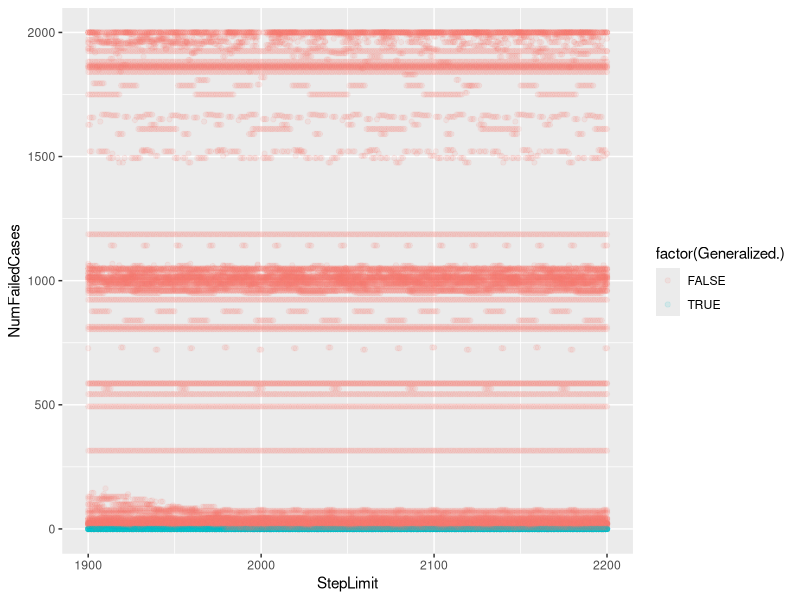
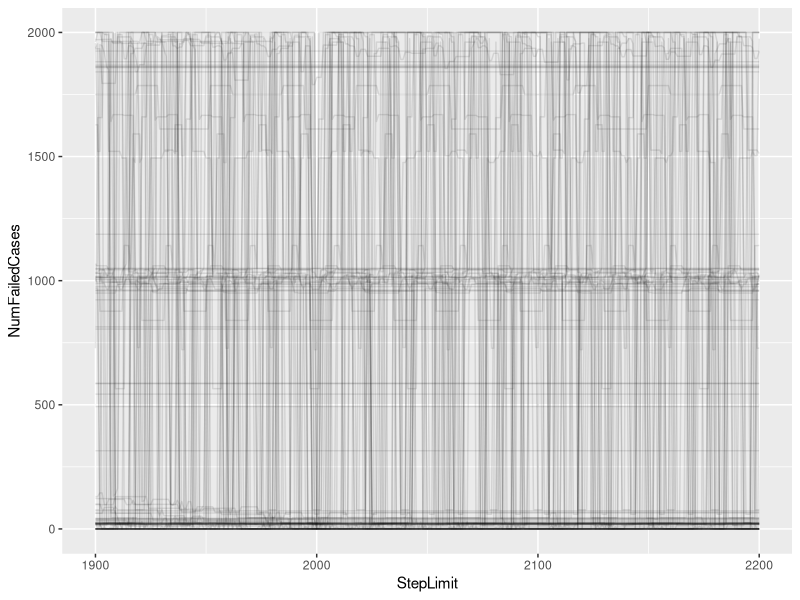
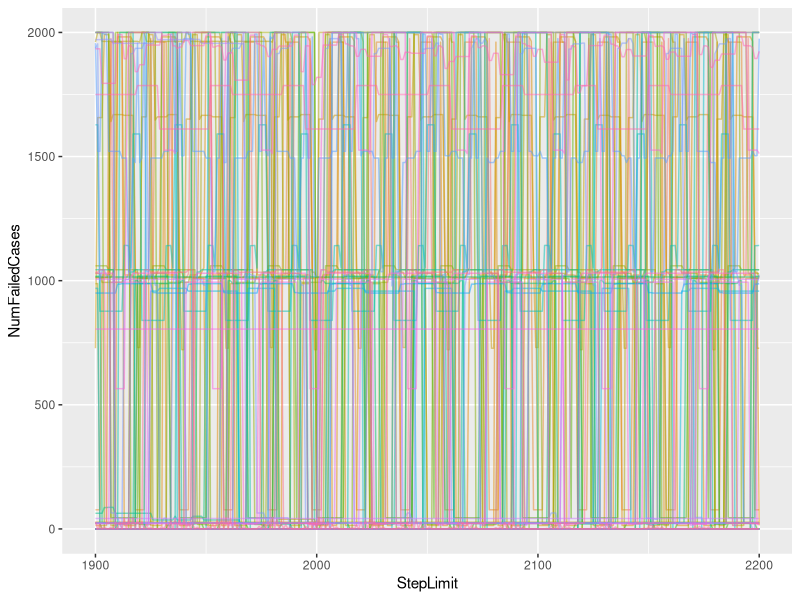
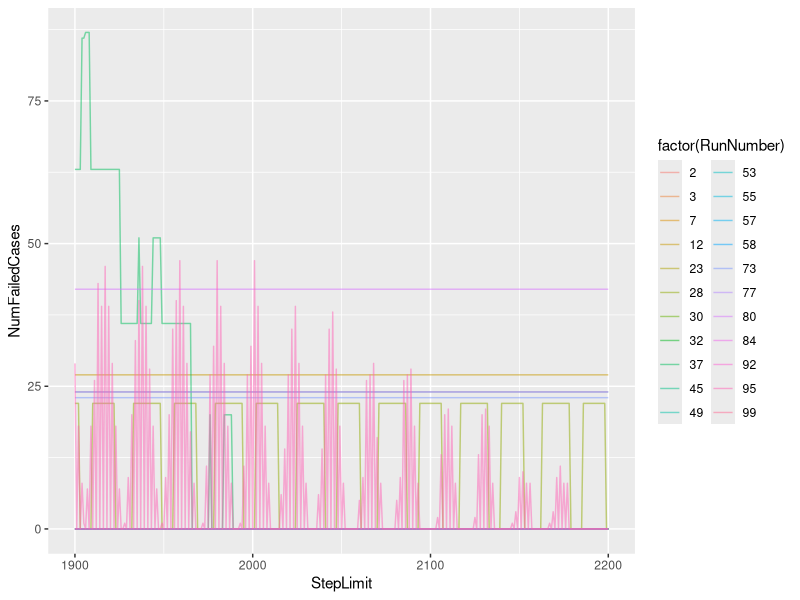

The R source for these figures, in order: (Note: this script raises an error after producing the figures.)
## ---- chunk 1
knitr::opts_chunk$set(echo = TRUE)

library('ggplot2')
library('dplyr')
library('ggpubr')
library('gridExtra')
## ---- chunk 2
researchData = read.table("MiddleCharData.txt", header=T, sep="\t")

researchData$NumFailedCases <- as.numeric(researchData$NumFailedCases)
researchData$TotalError <- as.numeric(researchData$TotalError)
researchData$StepLimit <- as.numeric(researchData$StepLimit)
researchData$FailedByStepLimit <- as.numeric(researchData$FailedByStepLimit)
researchData$RunNumber <- as.numeric(researchData$RunNumber)
researchData$Succeeded. <- as.logical(researchData$Succeeded.)
researchData$Generalized. <- as.logical(researchData$Generalized.)

#plot(x=researchData$StepLimit, y=log(researchData$TotalError)) + geom_point(alpha=0.1)

ggplot(researchData, aes(x=StepLimit, y=NumFailedCases, color=factor(Generalized.))) + geom_point(alpha=0.1)

ggplot(researchData, aes(x=StepLimit, y=NumFailedCases, group=factor(RunNumber))) + geom_line(alpha=0.1)
## ---- chunk 3
researchData$AllFailuresOutOfSteps = (researchData$NumFailedCases == researchData$FailedByStepLimit)

equalFailures = subset(researchData, researchData$AllFailuresOutOfSteps)

nrow(equalFailures)

ggplot(equalFailures, aes(x=StepLimit, y=NumFailedCases, group=factor(RunNumber), color=factor(RunNumber))) + geom_line(alpha=0.5, show.legend=FALSE)
## ---- chunk 4
fewFailedCases <- equalFailures %>%
  group_by(RunNumber) %>%
  filter(max(NumFailedCases) < 250)

succeededAt2000 <- researchData %>%
  group_by(RunNumber) %>%
  filter(StepLimit == 2000 & Succeeded. == TRUE)

generalizedAt2000 <- subset(researchData, (researchData$StepLimit == 2000 & researchData$TotalError == 0))$RunNumber

ggplot(fewFailedCases, aes(x=StepLimit, y=NumFailedCases, group=factor(RunNumber), color=factor(RunNumber))) + geom_line(alpha=0.5, show.legend=TRUE)
## ---- chunk 5
fourFiveand92 <- equalFailures %>%
  group_by(RunNumber) %>%
  filter(RunNumber == 95 || RunNumber == 37 || RunNumber == 28)

ggplot(fourFiveand92, aes(x=StepLimit, y=NumFailedCases, group=factor(RunNumber), color=factor(RunNumber))) + geom_line(alpha=0.5, show.legend=FALSE)
## ---- chunk 6
middleFailedCases <- equalFailures %>%
  group_by(RunNumber) %>%
  filter(max(NumFailedCases) >= 750 && max(NumFailedCases) < 1250)

ggplot(middleFailedCases, aes(x=StepLimit, y=NumFailedCases, group=factor(RunNumber), color=factor(RunNumber))) + geom_line(alpha=0.5, show.legend=FALSE)
## ---- chunk 7
higherFailedCases <- equalFailures %>%
  group_by(RunNumber) %>%
  filter(max(NumFailedCases) >= 1250 && max(NumFailedCases) < 1970)

ggplot(higherFailedCases, aes(x=StepLimit, y=NumFailedCases, group=factor(RunNumber), color=factor(RunNumber))) + geom_line(alpha=0.5, show.legend=FALSE)
## ---- chunk 8
highestFailedCases <- equalFailures %>%
  group_by(RunNumber) %>%
  filter(max(NumFailedCases) >= 1970 && max(NumFailedCases) < 2001)

ggplot(highestFailedCases, aes(x=StepLimit, y=NumFailedCases, group=factor(RunNumber), color=factor(RunNumber))) + geom_line(alpha=0.5, show.legend=FALSE)
## ---- chunk 9
reachesZeroFailedCases <- equalFailures %>%
  group_by(RunNumber) %>%
  filter(min(NumFailedCases) == 0)

midCharSucceedSomePoint <- equalFailures %>%
  group_by(RunNumber) %>%
  filter(min(equalFailures$NumFailedCases) == 0)

generalizedNotAt2000 <- subset(reachesZeroFailedCases, (reachesZeroFailedCases$StepLimit == 2000 & reachesZeroFailedCases$TotalError > 0))$RunNumber

#MidGeneralizedSomewhereNot2000 <- subset(MiddleCharData, MiddleCharData$TotalError == 0 & RunNumber Negate(%in%) generalizedAt2000)$RunNumber

GenSomewhereElse <- researchData %>%
  filter(RunNumber %in% generalizedNotAt2000)

ggplot(GenSomewhereElse, aes(x=StepLimit, y=NumFailedCases, group=factor(RunNumber), color=factor(RunNumber))) + geom_line(alpha=0.5, show.legend=FALSE)

ggplot(reachesZeroFailedCases, aes(x=StepLimit, y=NumFailedCases, group=factor(RunNumber), color=factor(RunNumber))) + geom_line(alpha=0.5, show.legend=FALSE)
## ---- chunk 10
run70 <- subset(equalFailures, equalFailures$RunNumber == 70)

ggplot(run70, aes(x=StepLimit, y=NumFailedCases, group=factor(RunNumber), color=factor(RunNumber))) + geom_line(alpha=0.5, show.legend=FALSE)

ggplot(run70, aes(x=StepLimit, y=NumFailedCases, group=factor(RunNumber), color=factor(RunNumber))) + geom_line(alpha=0.5, show.legend=FALSE) + coord_cartesian(xlim = c(1950,2020), ylim = c(0,50))
  
  #xlim(1950,2020) + ylim(0,50)
## ---- chunk 11
runsRunningOutAt2200 <- subset(researchData, (researchData$StepLimit == 2200) & (researchData$AllFailuresOutOfSteps) & researchData$TotalError > 0 & as.numeric(researchData$NumFailedCases) < 100)$RunNumber

runningOutAt2200 <- researchData %>%
  filter(RunNumber %in% runsRunningOutAt2200)

ggplot(runningOutAt2200, aes(x=StepLimit, y=NumFailedCases, group=factor(RunNumber), color=factor(RunNumber))) + geom_line(alpha=0.5, show.legend=FALSE)
## ---- chunk 12
dataset$AllFailuresOutOfSteps = (dataset$FailedCases == dataset$FailedByStepLimit)

runsRunningOutAt350 <- subset(dataset, dataset$StepLimit == 350 & dataset$AllFailuresOutOfSteps & dataset$TotalError > 0 & dataset$FailedCases < 100)$RunNumber

runningOutAt350 <- dataset %>%
  filter(RunNumber %in% runsRunningOutAt350)

ggplot(runningOutAt350, aes(x=StepLimit, y=FailedCases, group=factor(RunNumber), color=factor(RunNumber))) + geom_line(alpha=0.5, show.legend=FALSE)
## ---- chunk 13
equalFailuresLastIndex = subset(dataset, dataset$AllFailuresOutOfSteps)

lastIndexOutOfSteps <- equalFailuresLastIndex %>%
  group_by(RunNumber) %>%
  filter(min(dataset$FailedCases) == 0)

failedRuns <- dataset %>%
  group_by(RunNumber) %>%
  filter(min(dataset$FailedCases) == 0)


#generalizedAtSomePoint <- subset(lastIndexOutOfSteps, lastIndexOutOfSteps$TotalError == 0)

generalizedNotAt200 <- subset(lastIndexOutOfSteps, (lastIndexOutOfSteps$StepLimit == 200 & lastIndexOutOfSteps$TotalError > 0))$RunNumber

generalizedAt200 <- subset(lastIndexOutOfSteps, (lastIndexOutOfSteps$StepLimit == 200 & lastIndexOutOfSteps$TotalError == 0))$RunNumber

didntGenAt200 <- dataset %>%
  filter(RunNumber %in% generalizedNotAt200)

generalizedSomewhereNot200 <- subset(didntGenAt200, didntGenAt200$TotalError == 0)$RunNumber

didntGenAt200 <- didntGenAt200 %>%
  filter(RunNumber %in% generalizedSomewhereNot200)

#Would most likely have to clean this up. Maybe limit the amount of runs per graph and have multiple?
ggplot(didntGenAt200, aes(x=StepLimit, y=FailedCases, group=factor(RunNumber), color=factor(RunNumber))) + geom_line(alpha=0.5, show.legend=FALSE)

## ---- chunk 14
ggplot(didntGenAt200, aes(x=StepLimit, y=FailedCases, group=factor(RunNumber), color=factor(RunNumber))) + geom_line(alpha=0.5, show.legend=FALSE) + xlim(190, 210) + ylim(0, 20)
## ---- chunk 15
someRunNumbersFailingLessThan20 <- head(unique(subset(didntGenAt200, (didntGenAt200$FailedCases < 20) & (didntGenAt200$StepLimit == 200))$RunNumber), 10)

someRunsFailingLessThan20 <- subset(didntGenAt200, didntGenAt200$RunNumber %in% someRunNumbersFailingLessThan20)

ggplot(someRunsFailingLessThan20, aes(x=StepLimit, y=FailedCases, group=factor(RunNumber), color=factor(RunNumber))) + geom_line(alpha=0.5, show.legend=FALSE) + xlim(190, 210) + ylim(0, 20)
## ---- chunk 16
`500popMC`$AllFailuresOutOfSteps = (`500popMC`$NumFailedCases == `500popMC`$FailedByStepLimit)

equalFailures200Mid = subset(`500popMC`, `500popMC`$AllFailuresOutOfSteps)

Mid200OutOfSteps <- equalFailures200Mid %>%
  group_by(RunNumber) %>%
  filter(min(`500popMC`$NumFailedCases) == 0)

MidGeneralizedNotAt200 <- subset(Mid200OutOfSteps, (Mid200OutOfSteps$StepLimit == 200 & Mid200OutOfSteps$TotalError > 0))$RunNumber

MidGeneralizedAt200 <- subset(Mid200OutOfSteps, (Mid200OutOfSteps$StepLimit == 200 & Mid200OutOfSteps$TotalError == 0))$RunNumber

MidGenAt200 <- `500popMC` %>%
  filter(RunNumber %in% MidGeneralizedAt200)

MidDidntGenAt200 <- `500popMC` %>%
  filter(RunNumber %in% MidGeneralizedNotAt200)

MidGeneralizedSomewhereNot200 <- subset(MidDidntGenAt200, MidDidntGenAt200$TotalError == 0)$RunNumber

GenSomewhere <- `500popMC` %>%
  filter(RunNumber %in% MidGeneralizedSomewhereNot200)

ggplot(`500popMC`, aes(x=StepLimit, y=NumFailedCases, group=factor(RunNumber), color=factor(RunNumber))) + geom_line(alpha=0.5, show.legend=FALSE)

ggplot(MidDidntGenAt200, aes(x=StepLimit, y=NumFailedCases, group=factor(RunNumber), color=factor(RunNumber))) + geom_line(alpha=0.5, show.legend=FALSE)

ggplot(MidGenAt200, aes(x=StepLimit, y=NumFailedCases, group=factor(RunNumber), color=factor(RunNumber))) + geom_line(alpha=0.5, show.legend=FALSE)

ggplot(GenSomewhere,aes(x=StepLimit, y=NumFailedCases, group=factor(RunNumber), color=factor(RunNumber))) + geom_line(alpha=0.5, show.legend=FALSE)
## ---- chunk 17

#This function combines all of the helper functions below. It takes the dataset, the step limit the problem was originally run on, and a string, which is the .png file you would like to export the graphs to (for example, "example.png").
GenerateGraphs <- function(givenData, originalStepLimit, saveToFile, groupPlots=TRUE) {
  
  givenData <- WrangleData(givenData)
  
  #Store the graphs into variables
  graph1 <- GraphOriginalGeneralizations(givenData, originalStepLimit)
  graph2 <- GraphOtherGeneralizations(givenData, originalStepLimit)
  graph3 <- GraphRunningOutOfSteps(givenData)
  
  #Put every graph into a list
  graphList <- list(graph1, graph2, graph3)
  
  #Print all graphs on one file if true, in separate files otherwise.
  if(groupPlots){
    allGraphs <- ggarrange(plotlist=graphList, ncol = 1, nrow = 3)
  
    ggexport(allGraphs, filename=saveToFile)
  } else {
    for(i in 1:length(graphList)){
      
      fileName <- paste(i, saveToFile, sep="_")
      ggexport(graphList[i], filename=fileName)
    }
  }
  
  
}




#This function takes a dataset with specific column names (RunNumber, Succeeded., Generalized., StepLimit, TotalError, NumFailedCases, and FailedByStepLimit) and wrangles them into the appropriate data type if needed. Adds a new column AllFailuresOutOfSteps
WrangleData <- function(givenData) {
  
  #Wrangle all of the data into their proper types in case they were imported in a weird format.
  givenData$RunNumber <- suppressWarnings(as.numeric(givenData$RunNumber)) 
  givenData$Succeeded. <- suppressWarnings(as.logical(givenData$Succeeded.))
  givenData$Generalized. <- suppressWarnings(as.logical(givenData$Generalized.))
  givenData$StepLimit <- suppressWarnings(as.numeric(givenData$StepLimit))
  givenData$TotalError <- suppressWarnings(as.numeric(givenData$TotalError))
  givenData$NumFailedCases <- suppressWarnings(as.numeric(givenData$NumFailedCases))
  givenData$FailedByStepLimit <- suppressWarnings(as.numeric(givenData$FailedByStepLimit))
  
  #Add a new column, a boolean that says whether all of the failed cases came from running out of steps.
  givenData$AllFailuresOutOfSteps = (givenData$NumFailedCases == givenData$FailedByStepLimit)

  #Return the wrangled dataset
  return(givenData)
}




#This function takes a dataset and a step limit and returns a graph of every run that generalized at the given step limit.
GraphOriginalGeneralizations <- function(givenData, originalStep) {

  #Filter the runs to only the ones that generalized that the given step limit. Get a vector of only the run numbers.
  runsThatGeneralized <- subset(givenData, (givenData$StepLimit == originalStep & givenData$TotalError == 0))$RunNumber
  
  #Filter from the original dataset to only grab the ones that generalized at the given step limit
  fullGenData <- givenData %>%
  filter(RunNumber %in% runsThatGeneralized)
  
  #Create the graph, organized and colored by run number
  graph <- ggplot(fullGenData, aes(x=StepLimit, y=NumFailedCases, group=factor(RunNumber), color=factor(RunNumber))) + geom_line(alpha=0.5, show.legend=FALSE) + ggtitle(paste("Runs that generalized at step-limit", originalStep, sep=" "))
  
  #Return the graph
  return(graph)
}




#This function takes the dataset and the step limit the problem was originally run on and returns a graph of every run that generalizes not at the given step limit.
GraphOtherGeneralizations <- function(givenData, originalStep) {
  
  #Grab all of the runs that generalized at some point
  allGeneralizations <- givenData %>%
  group_by(RunNumber) %>%
  filter(min(NumFailedCases) == 0)
  
  #Filter the runs to only the ones that generalized anywhere thats not the original step limit given and grab the run number
  generalizedElsewhere <- subset(allGeneralizations, (StepLimit == originalStep & TotalError > 0))$RunNumber
  
  #Filter from the original dataset to only grab the ones that generalized somewhere other than the given step limit
  fullRuns <- givenData %>%
  filter(RunNumber %in% generalizedElsewhere)
  
  #Graph the runs, colored by their group number.
  graph <- ggplot(fullRuns, aes(x=StepLimit, y=NumFailedCases, group=factor(RunNumber), color=factor(RunNumber))) + geom_line(alpha=0.5, show.legend=FALSE)  + ggtitle(paste("Runs that generalized somewhere not step-limit", originalStep, sep=" "))
  
  return(graph)
}

#This function takes a dataset and a number which corresponds to the last step limit of the dataset. This function returns a graph containing every run that was still running out of steps when the last step limit was computed.
GraphRunningOutOfSteps <- function(givenData) {
  
  #Get the highest step limit
  lastStepLimit <- max(givenData$StepLimit)
  
  #Take the maximum number of failed cases throughout the entire dataset (hoping one of them is close to the number of total cases) and multiply it by an arbitrary number so we can filter runs and make graphs cleaner
  failedCasesThreshold <- max(givenData$NumFailedCases) * 0.05
  
  #Gets all runs that are below the given threshold and didn't generalize (min != 0)
  fewFailedCases <- givenData %>%
  group_by(RunNumber) %>%
  filter(min(NumFailedCases) < failedCasesThreshold & min(NumFailedCases) != 0)
  
  #Gets the run number from the above dataset
  outOfSteps <- subset(fewFailedCases, (StepLimit == lastStepLimit) & AllFailuresOutOfSteps)$RunNumber
  
  #get the runs that ran out of steps at the max step limit
  getRuns <- givenData %>%
  filter(RunNumber %in% outOfSteps)
  
  graph <- ggplot(getRuns, aes(x=StepLimit, y=NumFailedCases, group=factor(RunNumber), color=factor(RunNumber))) + geom_line(alpha=0.5, show.legend=FALSE)  + ggtitle(paste("Runs that are running out of steps at", lastStepLimit, sep=" "))
  
  return(graph)
}
